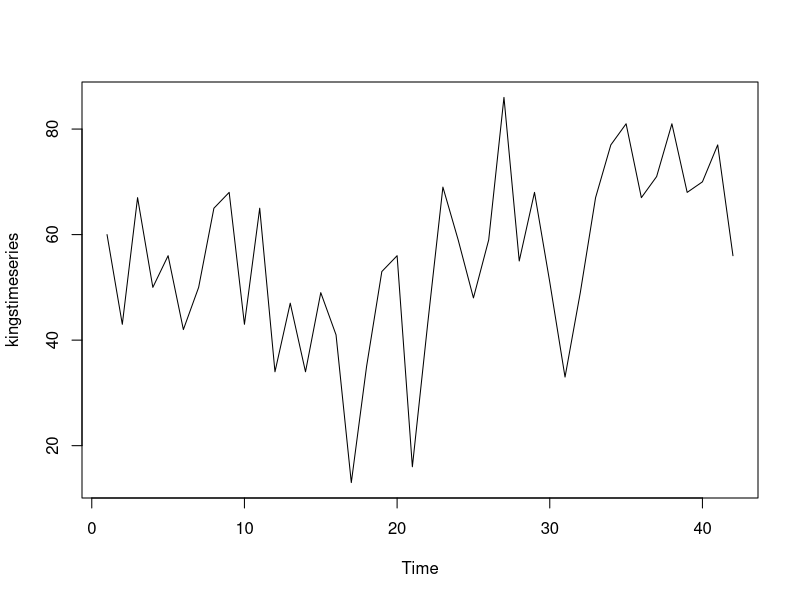
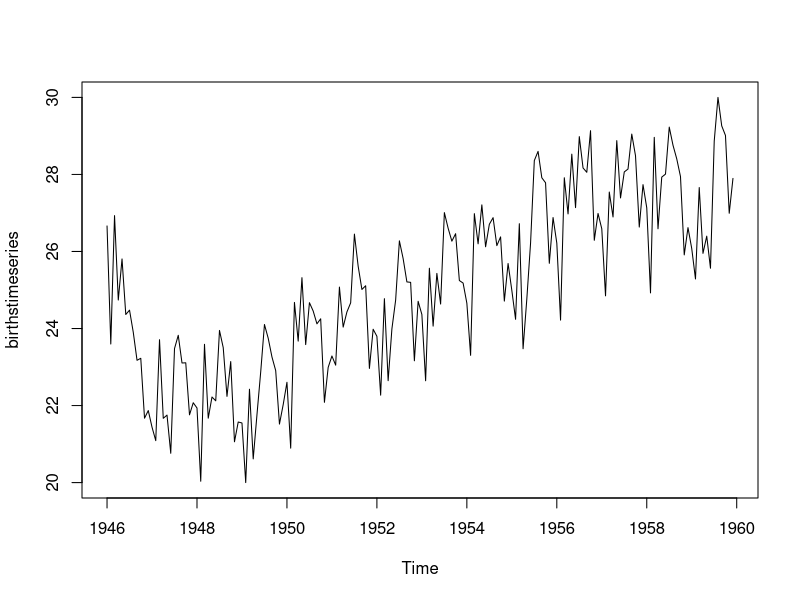
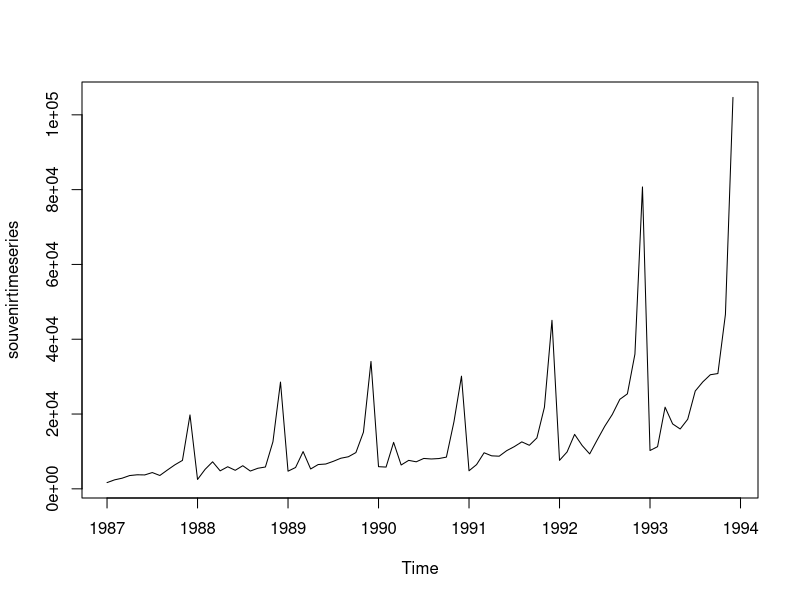
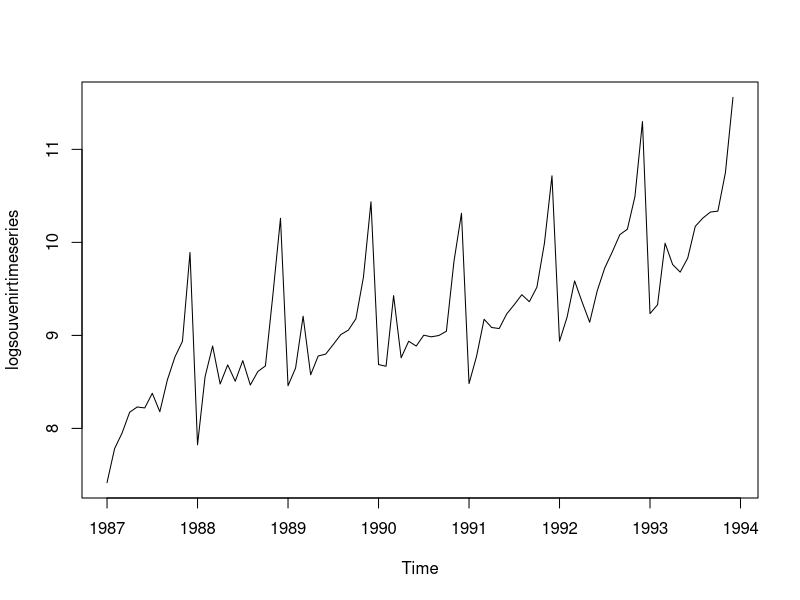
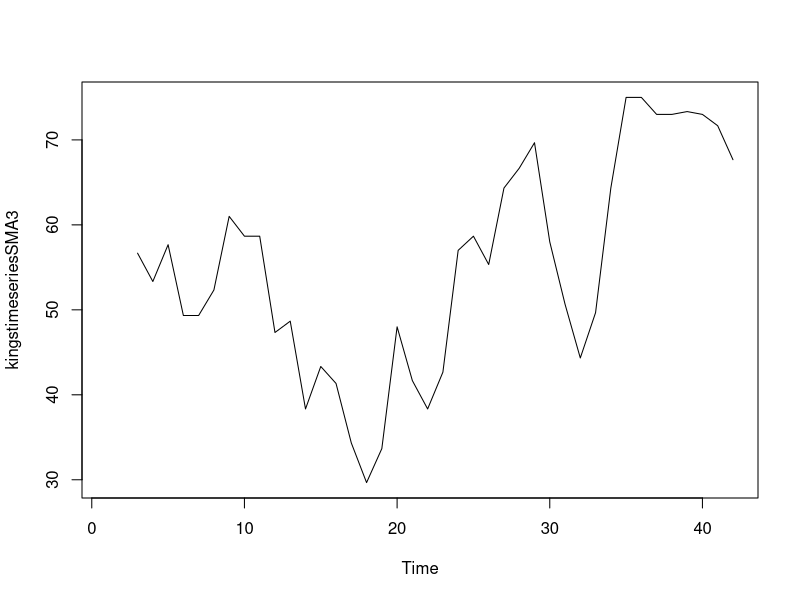
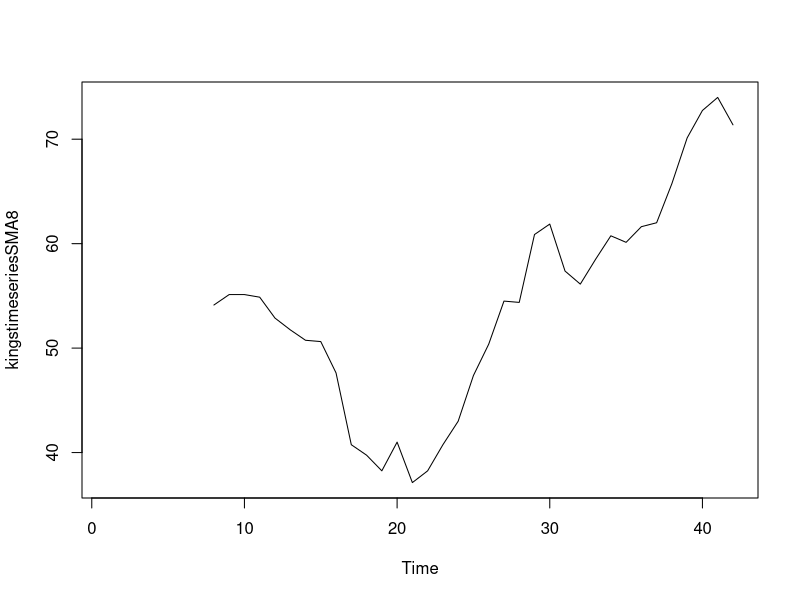
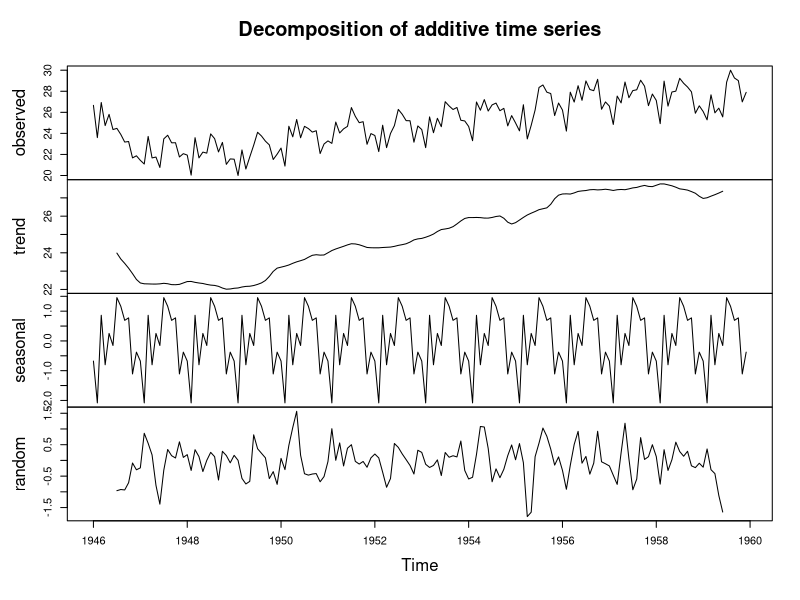
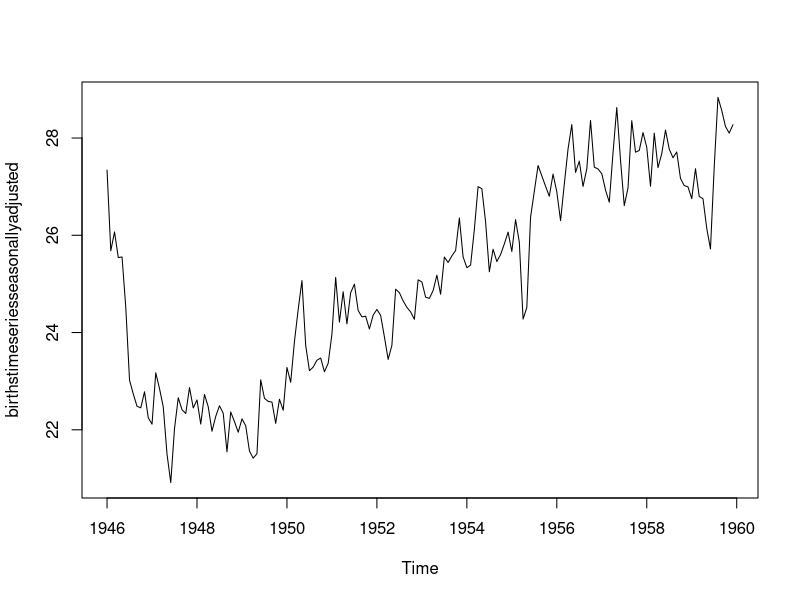

These figures' R source, in order: (Note: this script raises an error after producing the figures.)
kings <- scan("kings.txt",skip=3)
kings
kingstimeseries <- ts(kings)
kingstimeseries

births <- scan("nybirths.txt")
birthstimeseries <- ts(births, frequency=12, start=c(1946,1))
birthstimeseries

souvenir <- scan("fancy.txt")
souvenirtimeseries <- ts(souvenir, frequency=12, start=c(1987,1))
souvenirtimeseries

plot.ts(kingstimeseries)
plot.ts(birthstimeseries)
plot.ts(souvenirtimeseries)
logsouvenirtimeseries <- log(souvenirtimeseries)
plot.ts(logsouvenirtimeseries)

#install.packages("TTR")
library("TTR")
kingstimeseriesSMA3 <- SMA(kingstimeseries,n=3)
plot.ts(kingstimeseriesSMA3)
kingstimeseriesSMA8 <- SMA(kingstimeseries,n=8)
plot.ts(kingstimeseriesSMA8)

#Seasonal Data decomposition
birthstimeseriescomponents <- decompose(birthstimeseries)
birthstimeseriescomponents$seasonal
plot(birthstimeseriescomponents)


#Seasonal Adjustment - difference method
birthstimeseriescomponents <- decompose(birthstimeseries)
birthstimeseriesseasonallyadjusted <- birthstimeseries - birthstimeseriescomponents$seasonal
plot(birthstimeseriesseasonallyadjusted)

#Forecasts using Exponential Smoothing
#Simple Exponential Smoothing
rain <- scan("precip1.txt",skip=1)
rainseries <- ts(rain,start=c(1813))
plot.ts(rainseries)

rainseriesforecasts <- HoltWinters(rainseries, beta=FALSE, gamma=FALSE)
rainseriesforecasts
rainseriesforecasts$fitted
plot(rainseriesforecasts)
rainseriesforecasts$SSE

#install.packages("forecast")
library("forecast")
#rainseriesforecasts2 <- forecast.HoltWinters(rainseriesforecasts, h=8)
rainseriesforecasts2 <- forecast(rainseriesforecasts, h=8)
rainseriesforecasts2
#plot.forecast(rainseriesforecasts2)
plot(rainseriesforecasts2)

#Holt's Exponential Smoothing
skirts <- scan("skirts.txt",skip=5)
skirtsseries <- ts(skirts,start=c(1866))
plot.ts(skirtsseries)
skirtsseriesforecasts <- HoltWinters(skirtsseries, gamma=FALSE)
skirtsseriesforecasts
skirtsseriesforecasts$SSE
plot(skirtsseriesforecasts)
skirtsseriesforecasts2 <- forecast(skirtsseriesforecasts, h=19)
plot(skirtsseriesforecasts2)

#Holt-Winters Exponential Smoothing
logsouvenirtimeseries <- log(souvenirtimeseries)
souvenirtimeseriesforecasts <- HoltWinters(logsouvenirtimeseries)
souvenirtimeseriesforecasts
plot(souvenirtimeseriesforecasts)
souvenirtimeseriesforecasts2 <- forecast(souvenirtimeseriesforecasts,h=48)
plot(souvenirtimeseriesforecasts2)

#ARIMA Models - p,d,q
#AR - p - PACF - Partial Correlogram
#MA - q - ACF - Correlogram
#ARMA - (p,q) - only on stationary
#ARIMA - 
#Differencing
skirtsseriesdiff1 <- diff(skirtsseries, differences=1)
plot.ts(skirtsseriesdiff1)
skirtsseriesdiff2 <- diff(skirtsseries, differences=2)
plot.ts(skirtsseriesdiff2)
arima (p, d = 2, q)

kingtimeseriesdiff1 <- diff(kingstimeseries, differences=1)
plot.ts(kingtimeseriesdiff1)
#d = 1

Acf(kingtimeseriesdiff1, lag.max=20) # plot a correlogram
Acf(kingtimeseriesdiff1, lag.max=20, plot=FALSE)
# q = 1
Pacf(kingtimeseriesdiff1, lag.max=20) # plot a partial correlogram
Pacf(kingtimeseriesdiff1, lag.max=20, plot=FALSE)
# p = 3
#ARMA(p,q)
#1. ARMA(3,0) #3
#2. ARMA(0,1) #1
#3. ARMA(p,q) #2
#Rule -> Min no. of parameters
#ARIMA -> (0,1,1)

library(forecast)
auto.arima(kings)

kingstimeseriesarima <- arima(kingstimeseries, order=c(0,1,1))
kingstimeseriesforecasts <- forecast(kingstimeseriesarima, h=5)
kingstimeseriesforecasts
plot(kingstimeseriesforecasts)


volcanodust <- scan("dvi.txt", skip=1)
volcanodustseries <- ts(volcanodust,start=c(1500))
plot.ts(volcanodustseries)
# d = 0
Acf(volcanodustseries, lag.max=20) # plot a correlogram
Acf(volcanodustseries, lag.max=20, plot=FALSE)
# q = 3
Pacf(volcanodustseries, lag.max=20)
Pacf(volcanodustseries, lag.max=20, plot=FALSE)
# p = 2

#1. ARMA(2,0) #2
#2. ARMA(0,3) #3
#3. ARMA(p,q) #2
#Rule -> Min no. of parameters
#ARIMA -> (2,0,0)

auto.arima(volcanodust)
volcanodustseriesarima <- arima(volcanodustseries, order=c(2,0,0))
volcanodustseriesarima
volcanodustseriesforecasts <- forecast(volcanodustseriesarima, h=31)
plot(volcanodustseriesforecasts)
